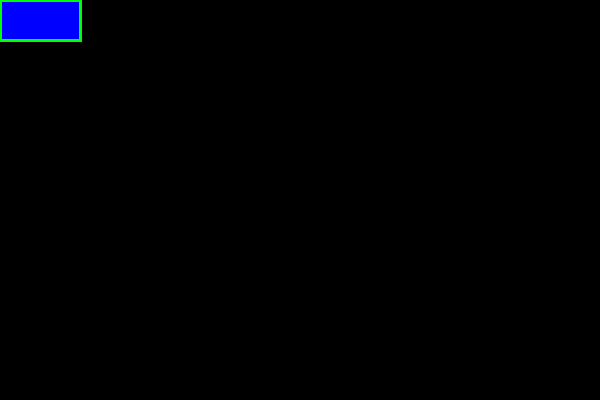
Frame 1 (no input)
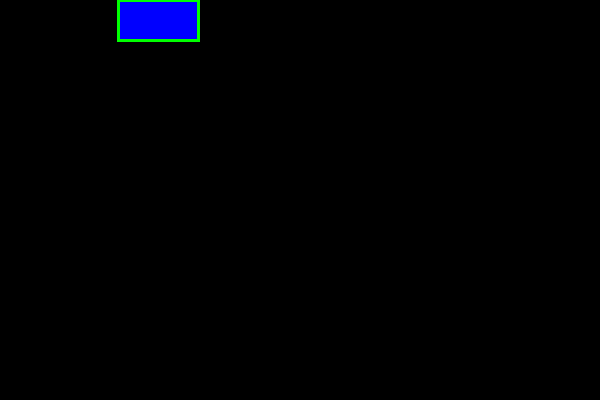
Frame 60 (the mouse pressed at the canvas centre just before this capture)
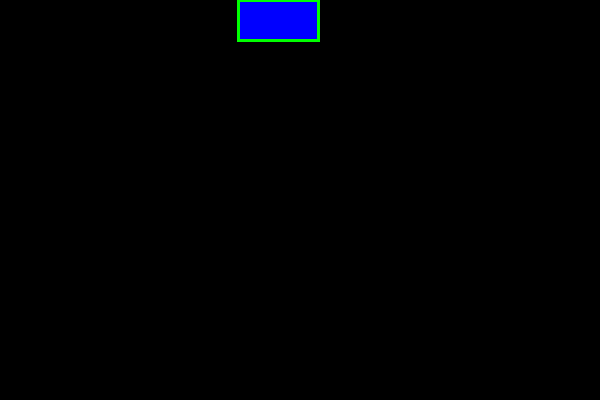
Frame 120 (the mouse held since frame 60 and released just before this capture)

The Processing sketch that drew these frames (run headless with seeded random() and noise(); from frame 60 on, the mouse is pressed at the canvas centre):

// Processing sketch: s06_animate_and_bounce_b
// ── s06_animate_and_bounce_b.pde
/*
 * Move right and bounce off the right edge
 * @author Dov Kruger
 * @created 2014-02-01
 * (c)2014 Ad Astra Education
 * Permission granted to use for non-commercial educational purposes
 * provided this comment is left intact
 */
void setup() {
  size(600,400);
}

int x = 0, y = 0;
int speedX = +2;
void draw() {    // draw is called over and over again
  background(0); // set background to black
  stroke(0, 255, 0); // draw edge bright green
  strokeWeight(3); // edge is 3 dots thick
  fill(0,0,255); 
  rect(x,y, 80,40);
  x = x + speedX;
  if (x >= 600 ) {
    speedX = -speedX;   
  }
}
